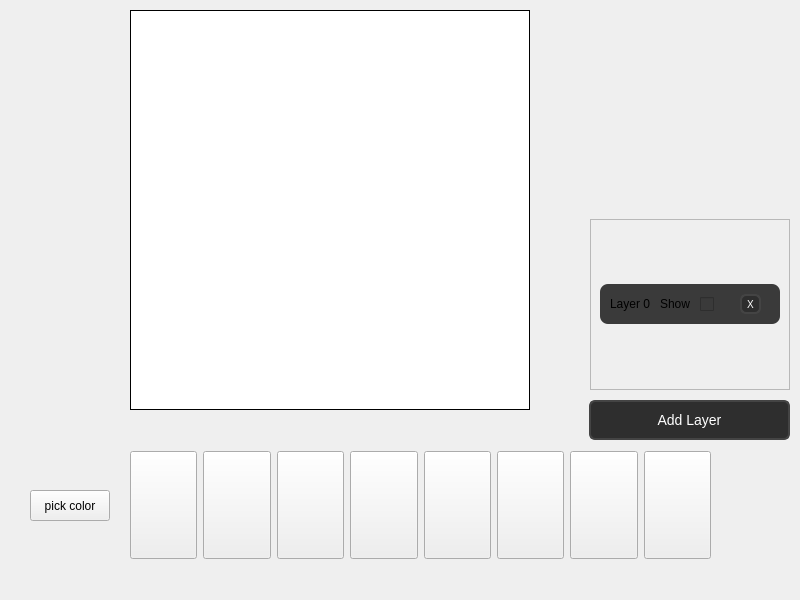
<?xml version="1.0" encoding="UTF-8"?>
<ui version="4.0">
 <class>MainWindow</class>
 <widget class="QMainWindow" name="MainWindow">
  <property name="geometry">
   <rect>
    <x>0</x>
    <y>0</y>
    <width>800</width>
    <height>600</height>
   </rect>
  </property>
  <property name="windowTitle">
   <string>MainWindow</string>
  </property>
  <widget class="QWidget" name="centralwidget">
   <widget class="QWidget" name="horizontalLayoutWidget">
    <property name="geometry">
     <rect>
      <x>130</x>
      <y>450</y>
      <width>581</width>
      <height>111</height>
     </rect>
    </property>
    <layout class="QHBoxLayout" name="toolBar">
     <item>
      <widget class="QPushButton" name="pencil">
       <property name="maximumSize">
        <size>
         <width>73</width>
         <height>16777215</height>
        </size>
       </property>
       <property name="styleSheet">
        <string notr="true">height:100%;</string>
       </property>
       <property name="text">
        <string/>
       </property>
      </widget>
     </item>
     <item>
      <widget class="QPushButton" name="eraser">
       <property name="maximumSize">
        <size>
         <width>69</width>
         <height>16777215</height>
        </size>
       </property>
       <property name="styleSheet">
        <string notr="true">height: 100%;</string>
       </property>
       <property name="text">
        <string/>
       </property>
      </widget>
     </item>
     <item>
      <widget class="QPushButton" name="undo">
       <property name="maximumSize">
        <size>
         <width>69</width>
         <height>16777215</height>
        </size>
       </property>
       <property name="styleSheet">
        <string notr="true">height: 100%;</string>
       </property>
       <property name="text">
        <string/>
       </property>
      </widget>
     </item>
     <item>
      <widget class="QPushButton" name="redo">
       <property name="maximumSize">
        <size>
         <width>69</width>
         <height>16777215</height>
        </size>
       </property>
       <property name="styleSheet">
        <string notr="true">height: 100%;</string>
       </property>
       <property name="text">
        <string/>
       </property>
      </widget>
     </item>
     <item>
      <widget class="QPushButton" name="mirror">
       <property name="maximumSize">
        <size>
         <width>68</width>
         <height>16777215</height>
        </size>
       </property>
       <property name="styleSheet">
        <string notr="true">height: 100%;</string>
       </property>
       <property name="text">
        <string/>
       </property>
      </widget>
     </item>
     <item>
      <widget class="QPushButton" name="rotate">
       <property name="maximumSize">
        <size>
         <width>69</width>
         <height>16777215</height>
        </size>
       </property>
       <property name="styleSheet">
        <string notr="true">height: 100%;</string>
       </property>
       <property name="text">
        <string/>
       </property>
      </widget>
     </item>
     <item>
      <widget class="QPushButton" name="save">
       <property name="maximumSize">
        <size>
         <width>69</width>
         <height>16777215</height>
        </size>
       </property>
       <property name="styleSheet">
        <string notr="true">height: 100%;</string>
       </property>
       <property name="text">
        <string/>
       </property>
      </widget>
     </item>
     <item>
      <widget class="QPushButton" name="load">
       <property name="maximumSize">
        <size>
         <width>69</width>
         <height>16777215</height>
        </size>
       </property>
       <property name="styleSheet">
        <string notr="true">height: 100%;</string>
       </property>
       <property name="text">
        <string/>
       </property>
      </widget>
     </item>
    </layout>
   </widget>
   <widget class="SpriteEditor" name="canvas">
    <property name="geometry">
     <rect>
      <x>130</x>
      <y>10</y>
      <width>400</width>
      <height>400</height>
     </rect>
    </property>
    <property name="frameShape">
     <enum>QFrame::Shape::Box</enum>
    </property>
    <property name="frameShadow">
     <enum>QFrame::Shadow::Plain</enum>
    </property>
    <property name="lineWidth">
     <number>1</number>
    </property>
    <property name="verticalScrollBarPolicy">
     <enum>Qt::ScrollBarPolicy::ScrollBarAlwaysOff</enum>
    </property>
    <property name="horizontalScrollBarPolicy">
     <enum>Qt::ScrollBarPolicy::ScrollBarAlwaysOff</enum>
    </property>
    <property name="sizeAdjustPolicy">
     <enum>QAbstractScrollArea::SizeAdjustPolicy::AdjustToContents</enum>
    </property>
    <property name="autoScroll">
     <bool>true</bool>
    </property>
    <property name="autoScrollMargin">
     <number>16</number>
    </property>
    <property name="editTriggers">
     <set>QAbstractItemView::EditTrigger::NoEditTriggers</set>
    </property>
    <property name="selectionMode">
     <enum>QAbstractItemView::SelectionMode::NoSelection</enum>
    </property>
    <property name="gridStyle">
     <enum>Qt::PenStyle::SolidLine</enum>
    </property>
    <attribute name="horizontalHeaderVisible">
     <bool>false</bool>
    </attribute>
    <attribute name="verticalHeaderVisible">
     <bool>false</bool>
    </attribute>
    <attribute name="verticalHeaderMinimumSectionSize">
     <number>14</number>
    </attribute>
   </widget>
   <widget class="QPushButton" name="colorPicker">
    <property name="geometry">
     <rect>
      <x>30</x>
      <y>490</y>
      <width>80</width>
      <height>31</height>
     </rect>
    </property>
    <property name="text">
     <string>pick color</string>
    </property>
   </widget>
   <widget class="QPushButton" name="addLayer">
    <property name="geometry">
     <rect>
      <x>589</x>
      <y>400</y>
      <width>201</width>
      <height>40</height>
     </rect>
    </property>
    <property name="styleSheet">
     <string notr="true">QPushButton {
    background-color: #2E2E2E;  /* Dark gray background */
    color: #FFFFFF;  /* White text */
    border: 2px solid #444444;  /* Slightly lighter border */
    border-radius: 6px;  /* Rounded corners */
    padding: 6px 12px;  /* Comfortable padding */
    font-size: 14px;  /* Readable text */
}

QPushButton:hover {
    background-color: #3A3A3A;  /* Slightly lighter on hover */
    border: 2px solid #555555;  /* Lighter border */
}

QPushButton:pressed {
    background-color: #1F1F1F;  /* Even darker when clicked */
    border: 2px solid #666666;
}

QPushButton:disabled {
    background-color: #444444;  /* Disabled state */
    color: #777777;
    border: 2px solid #555555;
}
</string>
    </property>
    <property name="text">
     <string>Add Layer</string>
    </property>
   </widget>
   <widget class="QScrollArea" name="scrollArea">
    <property name="geometry">
     <rect>
      <x>590</x>
      <y>219</y>
      <width>200</width>
      <height>171</height>
     </rect>
    </property>
    <property name="horizontalScrollBarPolicy">
     <enum>Qt::ScrollBarPolicy::ScrollBarAlwaysOff</enum>
    </property>
    <property name="widgetResizable">
     <bool>true</bool>
    </property>
    <widget class="QWidget" name="scrollView">
     <property name="geometry">
      <rect>
       <x>0</x>
       <y>0</y>
       <width>198</width>
       <height>169</height>
      </rect>
     </property>
     <layout class="QVBoxLayout" name="verticalLayout">
      <item>
       <layout class="QVBoxLayout" name="layerView">
        <item>
         <widget class="QWidget" name="layerWidget" native="true">
          <property name="minimumSize">
           <size>
            <width>150</width>
            <height>40</height>
           </size>
          </property>
          <property name="maximumSize">
           <size>
            <width>200</width>
            <height>40</height>
           </size>
          </property>
          <property name="styleSheet">
           <string notr="true">QWidget {
    background-color: #3A3A3A;  /* Dark background for layers */
    border-radius: 8px;  /* Rounded corners */
}

QWidget:!selected {
    background-color: #3A3A3A;  /* Dark background when not selected */
}

QWidget:selected {
    background-color: #555555;  /* Lighter background when selected */
    border: 2px solid #888888;  /* Optional border to indicate selection */
}
</string>
          </property>
          <widget class="QLabel" name="layerName">
           <property name="geometry">
            <rect>
             <x>10</x>
             <y>10</y>
             <width>41</width>
             <height>20</height>
            </rect>
           </property>
           <property name="text">
            <string>Layer 0</string>
           </property>
          </widget>
          <widget class="QPushButton" name="deleteLayer">
           <property name="geometry">
            <rect>
             <x>140</x>
             <y>10</y>
             <width>21</width>
             <height>20</height>
            </rect>
           </property>
           <property name="styleSheet">
            <string notr="true">QPushButton {
    background-color: #2E2E2E;  /* Dark gray background */
    color: #FFFFFF;  /* White text */
    border: 2px solid #444444;  /* Slightly lighter border */
    border-radius: 6px;  /* Rounded corners */
    font-size: 10px;  /* Readable text */
}

QPushButton:hover {
    background-color: #3A3A3A;  /* Slightly lighter on hover */
    border: 2px solid #555555;  /* Lighter border */
}

QPushButton:pressed {
    background-color: #1F1F1F;  /* Even darker when clicked */
    border: 2px solid #666666;
}

QPushButton:disabled {
    background-color: #444444;  /* Disabled state */
    color: #777777;
    border: 2px solid #555555;
}
</string>
           </property>
           <property name="text">
            <string>X</string>
           </property>
          </widget>
          <widget class="QCheckBox" name="layerCheckBox">
           <property name="geometry">
            <rect>
             <x>100</x>
             <y>10</y>
             <width>16</width>
             <height>20</height>
            </rect>
           </property>
           <property name="text">
            <string/>
           </property>
          </widget>
          <widget class="QLabel" name="showLayer">
           <property name="geometry">
            <rect>
             <x>60</x>
             <y>10</y>
             <width>31</width>
             <height>20</height>
            </rect>
           </property>
           <property name="text">
            <string>Show</string>
           </property>
          </widget>
         </widget>
        </item>
       </layout>
      </item>
     </layout>
    </widget>
   </widget>
  </widget>
 </widget>
 <customwidgets>
  <customwidget>
   <class>SpriteEditor</class>
   <extends>QTableWidget</extends>
   <header location="global">spriteeditor.h</header>
  </customwidget>
 </customwidgets>
 <resources/>
 <connections/>
</ui>
